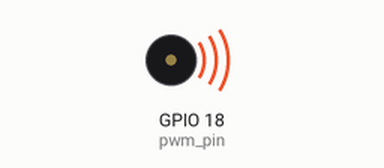
The program below on a simulated Raspberry Pi (BCM pin numbers). Parts: buzzer (waves = sounding).

Above: at 0.1 s.
Timing chart, 0 to 40.0 s (numbered marks = the images above):
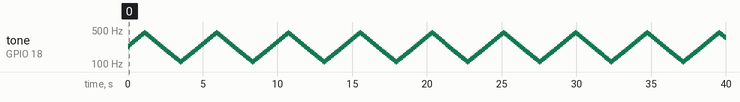

The program:

freq_modulation2.py
```python
import RPi.GPIO as GPIO
import time
import math

# SEt numbering mode
GPIO.setmode(GPIO.BCM)

# Set pin number and set io
pwm_pin = 18
GPIO.setup(pwm_pin, GPIO.OUT)


# Pulse Width Modulation
semitone = math.pow(2,1.0/12)
freq = 220
hi_freq = freq * 2
lo_freq = freq / 2
pwm = GPIO.PWM(pwm_pin,freq)
delay = 0.1
increase = True
pwm.start(50)

def noteUp(freq):
	return round(freq * semitone)

def noteDown(freq):
	return round(freq / semitone)

while True:
	if freq >= hi_freq:
		increase = False
	elif freq <= lo_freq:
		increase = True
	if increase:
		freq = noteUp(freq)
	else:
		freq = noteDown(freq)
	pwm.ChangeFrequency(freq)
	time.sleep(delay)
```

Measured:
- by itself, tone on GPIO 18 (pwm_pin): plays 233 Hz for 0.10 s, 247 Hz for 0.10 s, 262 Hz for 0.10 s, 278 Hz for 0.10 s, 295 Hz for 0.10 s, 313 Hz for 0.10 s … (400 notes in this stretch)
